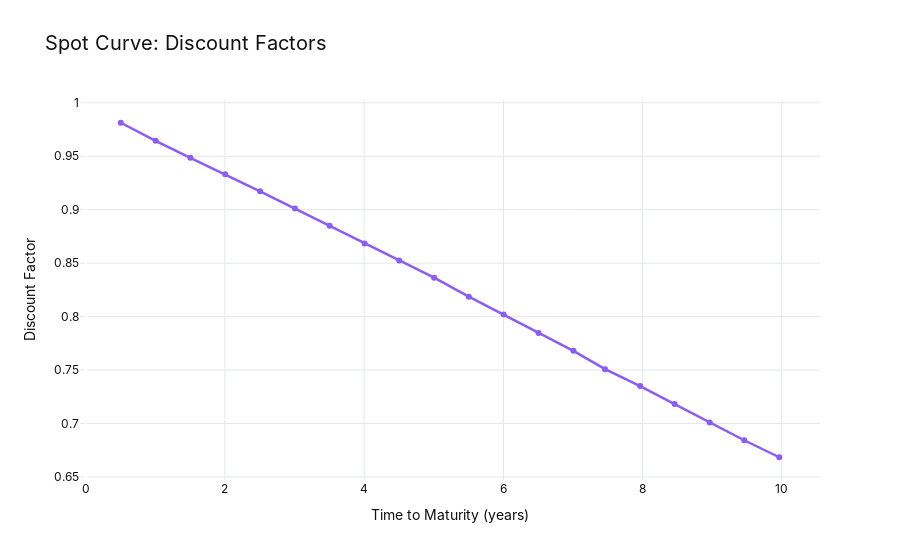
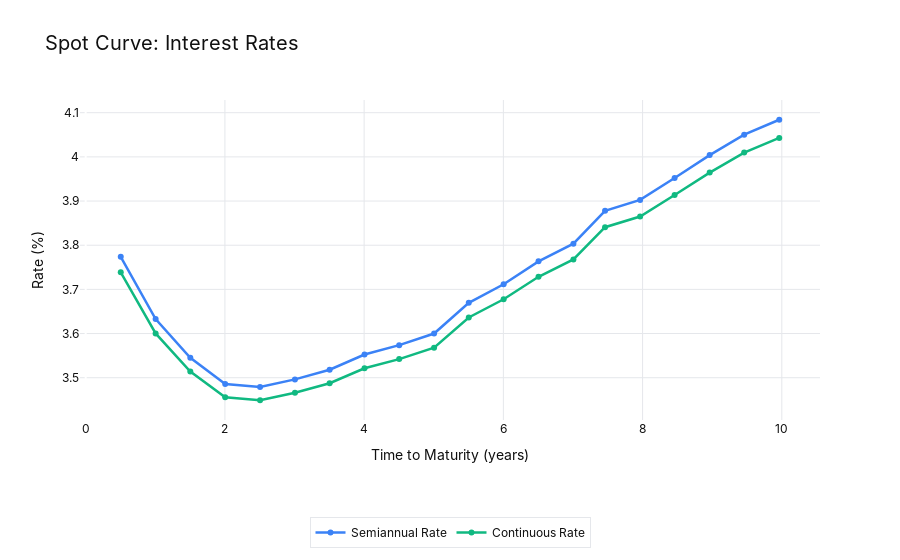

Notebook cell for these charts, in order:
### Code cell
plot_spot_curve(spot_curve)

### Figure 1 — Plotly figure (JSON) as saved in the notebook; plotly's stock layout.template omitted (floating-point values rounded to 4 significant figures)
{"data": [{"hovertemplate": "T: %{x:.4f}<br>Z(T): %{y:.4f}<extra></extra>", "line": {"color": "#8B5CF6", "width": 2.5}, "marker": {"color": "#8B5CF6", "size": 6}, "mode": "lines+markers", "name": "Discount Factor Z(T)", "type": "scatter", "x": [0.5038, 1.005, 1.503, 2.004, 2.505, 3.006, 3.504, 4.005, 4.504, 5.005, 5.503, 6.004, 6.505, 7.006, 7.461, 7.964, 8.46, 8.964, 9.459, 9.963], "y": [0.9813, 0.9645, 0.9486, 0.9331, 0.9172, 0.9011, 0.885, 0.8684, 0.8525, 0.8365, 0.8186, 0.8019, 0.7846, 0.768, 0.7509, 0.735, 0.7181, 0.7009, 0.6843, 0.6684]}], "layout": {"font": {"family": "Inter, system-ui, sans-serif"}, "hoverlabel": {"bgcolor": "rgba(255,255,255,0.8)", "bordercolor": "#E5E7EB", "font": {"color": "#101010", "family": "Inter, system-ui, sans-serif"}}, "hovermode": "x unified", "legend": {"bgcolor": "rgba(255,255,255,0.8)", "bordercolor": "#E5E7EB", "borderwidth": 1, "font": {"color": "#101010", "family": "Inter, system-ui, sans-serif", "size": 12}}, "paper_bgcolor": "rgba(0,0,0,0)", "plot_bgcolor": "rgba(0,0,0,0)", "title": {"font": {"color": "#101010", "family": "Inter, system-ui, sans-serif", "size": 20}, "text": "Spot Curve: Discount Factors"}, "xaxis": {"gridcolor": "#E5E7EB", "tickfont": {"color": "#101010"}, "title": {"font": {"color": "#101010", "family": "Inter, system-ui, sans-serif", "size": 14}, "text": "Time to Maturity (years)"}}, "yaxis": {"gridcolor": "#E5E7EB", "tickfont": {"color": "#101010"}, "title": {"font": {"color": "#101010", "family": "Inter, system-ui, sans-serif", "size": 14}, "text": "Discount Factor"}}}}

### Figure 2 — Plotly figure (JSON) as saved in the notebook; plotly's stock layout.template omitted (floating-point values rounded to 4 significant figures)
{"data": [{"hovertemplate": "T: %{x:.4f}<br>Rate: %{y:.4f}%<extra></extra>", "line": {"color": "#3B82F6", "width": 2.5}, "marker": {"color": "#3B82F6", "size": 6}, "mode": "lines+markers", "name": "Semiannual Rate", "type": "scatter", "x": [0.5038, 1.005, 1.503, 2.004, 2.505, 3.006, 3.504, 4.005, 4.504, 5.005, 5.503, 6.004, 6.505, 7.006, 7.461, 7.964, 8.46, 8.964, 9.459, 9.963], "y": [3.774, 3.633, 3.545, 3.486, 3.479, 3.496, 3.518, 3.553, 3.574, 3.6, 3.67, 3.712, 3.763, 3.803, 3.878, 3.903, 3.952, 4.004, 4.05, 4.084]}, {"hovertemplate": "T: %{x:.4f}<br>Rate: %{y:.4f}%<extra></extra>", "line": {"color": "#10B981", "width": 2.5}, "marker": {"color": "#10B981", "size": 6}, "mode": "lines+markers", "name": "Continuous Rate", "type": "scatter", "x": [0.5038, 1.005, 1.503, 2.004, 2.505, 3.006, 3.504, 4.005, 4.504, 5.005, 5.503, 6.004, 6.505, 7.006, 7.461, 7.964, 8.46, 8.964, 9.459, 9.963], "y": [3.739, 3.6, 3.514, 3.456, 3.449, 3.466, 3.488, 3.521, 3.542, 3.568, 3.636, 3.678, 3.728, 3.768, 3.841, 3.865, 3.914, 3.964, 4.01, 4.043]}], "layout": {"font": {"family": "Inter, system-ui, sans-serif"}, "hoverlabel": {"bgcolor": "rgba(255,255,255,0.8)", "bordercolor": "#E5E7EB", "font": {"color": "#101010", "family": "Inter, system-ui, sans-serif"}}, "hovermode": "x unified", "legend": {"bgcolor": "rgba(255,255,255,0.8)", "bordercolor": "#E5E7EB", "borderwidth": 1, "font": {"color": "#101010", "family": "Inter, system-ui, sans-serif", "size": 12}, "orientation": "h", "x": 0.5, "xanchor": "center", "y": -0.4, "yanchor": "bottom"}, "paper_bgcolor": "rgba(0,0,0,0)", "plot_bgcolor": "rgba(0,0,0,0)", "title": {"font": {"color": "#101010", "family": "Inter, system-ui, sans-serif", "size": 20}, "text": "Spot Curve: Interest Rates"}, "xaxis": {"gridcolor": "#E5E7EB", "tickfont": {"color": "#101010"}, "title": {"font": {"color": "#101010", "family": "Inter, system-ui, sans-serif", "size": 14}, "text": "Time to Maturity (years)"}}, "yaxis": {"gridcolor": "#E5E7EB", "tickfont": {"color": "#101010"}, "title": {"font": {"color": "#101010", "family": "Inter, system-ui, sans-serif", "size": 14}, "text": "Rate (%)"}}}}
